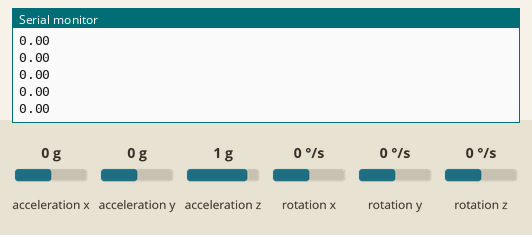
Bench run of a sketch on a simulated ESP8266 (NodeMCU). Parts: the last lines printed to the serial monitor. Inputs (shaded band) come from the test bench; at power-on: acceleration x 0 g, acceleration y 0 g, acceleration z 1 g, rotation x 0 °/s, rotation y 0 °/s, rotation z 0 °/s. WiFi joins after 1.5 s; servers stay silent unless stated.

Above: at 3.2 s.
3.3 s: acceleration x set to -1.4 g
At 5.23 s:
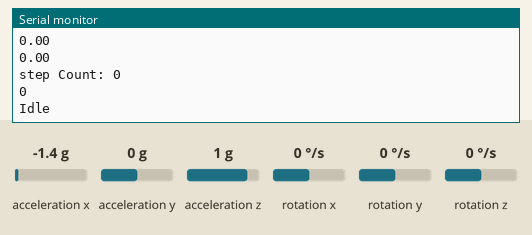
6.3 s: acceleration y set to -0.8 g
At 6.4 s:
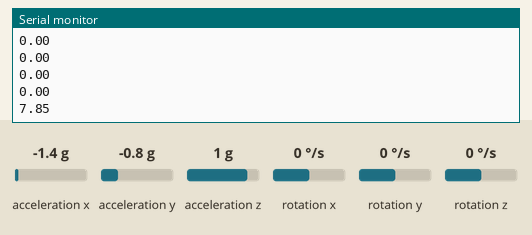
7.8 s: acceleration z set to -1.4 g
At 7.82 s:
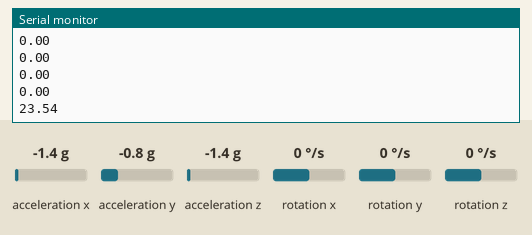
Timing chart, 0 to 10.8 s (numbered marks = the images above; inputs shaded):
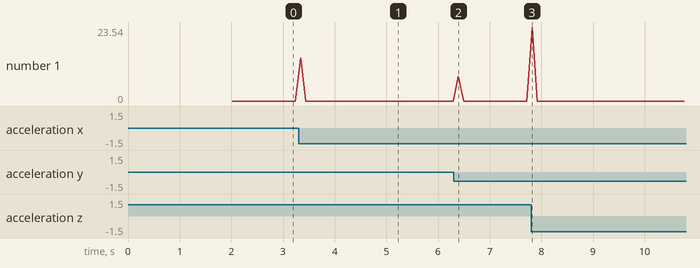

The sketch:

pedometer.ino
```cpp
#include <Wire.h>
#include <MPU6050.h>
#include <SoftwareSerial.h>
#include <math.h>
#include <ESP8266WiFi.h>
#include "ThingSpeak.h"


MPU6050 mpu;

int stepCount = 0;       // step count variable
float distance = 0;      // distance traveled variable
bool isWalking = false;  // flag for walking status
int threshold = 2.8;
String mode_reading = "Idle";


uint8_t gateway_address=1;

WiFiClient client;
long myChannelNumber = 2108808;
const char myWriteAPIKey[] = "OQYSA4K7YEMIPJCG";

int delimiter;


const char* ssid = "KRISHNA 4313"; // replace with your WiFi network name (SSID)
const char* password = "Radha@108"; // replace with your WiFi network password
const char* server_ip = "192.168.137.13"; // replace with your PC's IP address
int server_port = 1234;


void setup()
{
  Serial.begin(115200);

  //WiFi.begin("Random", "12345678");
  //while(WiFi.status() != WL_CONNECTED)
  //{
  //  delay(200);
  //  Serial.print("..");
  //}
  //Serial.println();
  //Serial.println("NodeMCU is connected!");
  //Serial.println(WiFi.localIP());
  //ThingSpeak.begin(client);
  //delay(1000);

  Serial.println("Initialize MPU6050");

  while(!mpu.begin(MPU6050_SCALE_2000DPS, MPU6050_RANGE_2G))
  {
    Serial.println("Could not find a valid MPU6050 sensor, check wiring!");
    delay(500);
  }

  // If you want, you can set accelerometer offsets
  // mpu.setAccelOffsetX();
  // mpu.setAccelOffsetY();
  // mpu.setAccelOffsetZ();

  WiFi.begin(ssid, password);

  while (WiFi.status() != WL_CONNECTED) {
    delay(1000);
    Serial.println("Connecting to WiFi...");
  }

  Serial.println("Connected to WiFi");

  checkSettings();


}

void checkSettings()
{
  Serial.println();

  Serial.print(" * Sleep Mode:            ");
  Serial.println(mpu.getSleepEnabled() ? "Enabled" : "Disabled");

  Serial.print(" * Clock Source:          ");
  switch(mpu.getClockSource())
  {
    case MPU6050_CLOCK_KEEP_RESET:     Serial.println("Stops the clock and keeps the timing generator in reset"); break;
    case MPU6050_CLOCK_EXTERNAL_19MHZ: Serial.println("PLL with external 19.2MHz reference"); break;
    case MPU6050_CLOCK_EXTERNAL_32KHZ: Serial.println("PLL with external 32.768kHz reference"); break;
    case MPU6050_CLOCK_PLL_ZGYRO:      Serial.println("PLL with Z axis gyroscope reference"); break;
    case MPU6050_CLOCK_PLL_YGYRO:      Serial.println("PLL with Y axis gyroscope reference"); break;
    case MPU6050_CLOCK_PLL_XGYRO:      Serial.println("PLL with X axis gyroscope reference"); break;
    case MPU6050_CLOCK_INTERNAL_8MHZ:  Serial.println("Internal 8MHz oscillator"); break;
  }

  Serial.print(" * Accelerometer:         ");
  switch(mpu.getRange())
  {
    case MPU6050_RANGE_16G:            Serial.println("+/- 16 g"); break;
    case MPU6050_RANGE_8G:             Serial.println("+/- 8 g"); break;
    case MPU6050_RANGE_4G:             Serial.println("+/- 4 g"); break;
    case MPU6050_RANGE_2G:             Serial.println("+/- 2 g"); break;
  }

  Serial.print(" * Accelerometer offsets: ");
  Serial.print(mpu.getAccelOffsetX());
  Serial.print(" / ");
  Serial.print(mpu.getAccelOffsetY());
  Serial.print(" / ");
  Serial.println(mpu.getAccelOffsetZ());

  Serial.println();
}

void loop() {

     WiFiClient client;

    Vector normAccel_i = mpu.readNormalizeAccel();

    float x_val = normAccel_i.XAxis;
    float y_val = normAccel_i.YAxis;
    float z_val = normAccel_i.ZAxis;

    unsigned long time = millis();
    float accelMag1 = 0;

  while(time<240000000)
  {

    // magnitude of acceleration vector
    int n = 0;
    int a = 0;
    int mode = 0;


    while(n<30)
    {

      Vector normAccel = mpu.readNormalizeAccel();
      float x_val_i = normAccel.XAxis;
      float y_val_i = normAccel.YAxis;
      float z_val_i = normAccel.ZAxis;


      float accelMag2 = pow(pow(x_val_i - x_val, 2) + pow(y_val_i - y_val, 2) + pow(z_val_i - z_val, 2),0.5);
      Serial.println(accelMag2);

      if ( accelMag2 > accelMag1)
      {
        a = 0;
      }


      if (accelMag2 > threshold && accelMag2 < accelMag1 && a == 0 ) {
      stepCount++;
      mode = mode + 1;
      a = 1;
      }
      n = n +1;

      delay(100);

      accelMag1 = accelMag2;


      normAccel_i = normAccel;

      x_val = normAccel_i.XAxis;
      y_val = normAccel_i.YAxis;
      z_val = normAccel_i.ZAxis;

    }

    Serial.print("step Count: ");
    Serial.println(stepCount);
    Serial.println(mode);

    if (mode > 2 && mode < 6){
      mode_reading = "Walking";
    }
    else if (mode>=6 && mode<16 )
    {
      mode_reading =  "Jogging";
    }
    else if(mode >= 16)
    {
      mode_reading = "Running";
    }
    else
    {
      mode_reading = "Idle";
    }

    Serial.println(mode_reading);


    //ThingSpeak.setField(3, stepCount);
    //ThingSpeak.writeFields(myChannelNumber, myWriteAPIKey);

    if (client.connect(server_ip, server_port)) {
      Serial.println("Connected to server");

      String a = String(stepCount);
      client.println(a);
      client.println(mode_reading);

      client.stop();
      Serial.println("Connection closed");
    } else {
      Serial.println("Connection failed");
    }


  }


}
```

Measured:
- after the input at 3.3 s, the serial monitor: prints a new line at once (image 1)
- after the input at 6.3 s, the serial monitor: prints a new line after 0.09 s (image 2)
- after the input at 7.8 s, the serial monitor: prints a new line at once (image 3)
